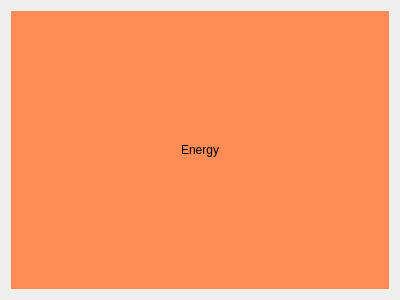
<?xml version="1.0" encoding="UTF-8"?>
<ui version="4.0">
 <class>Form</class>
 <widget class="QWidget" name="Form">
  <property name="geometry">
   <rect>
    <x>0</x>
    <y>0</y>
    <width>400</width>
    <height>300</height>
   </rect>
  </property>
  <property name="windowTitle">
   <string>Form</string>
  </property>
  <layout class="QVBoxLayout" name="verticalLayout">
   <item>
    <widget class="QLabel" name="label">
     <property name="styleSheet">
      <string notr="true">background-color: rgb(255, 139, 85);</string>
     </property>
     <property name="text">
      <string>Energy</string>
     </property>
     <property name="alignment">
      <set>Qt::AlignCenter</set>
     </property>
    </widget>
   </item>
  </layout>
 </widget>
 <resources/>
 <connections/>
</ui>
